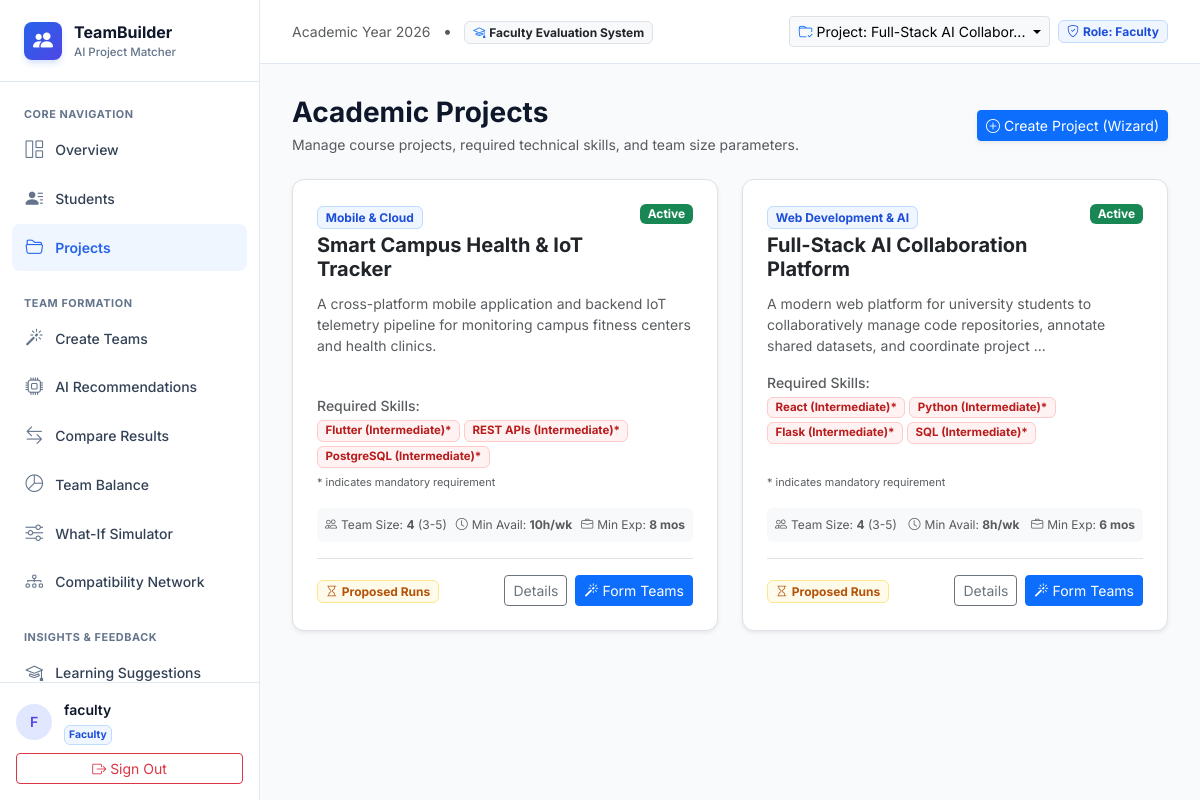
Screenshot of /projects (signed in) with the database file from the repository.
### app/models.py (models this page shows, shortened)
class User(db.Model):
    __tablename__ = 'users'
    id = db.Column(db.Integer, primary_key=True)
    username = db.Column(db.String(80), unique=True, nullable=False, index=True)
    email = db.Column(db.String(120), unique=True, nullable=False, index=True)
    password_hash = db.Column(db.String(255), nullable=False)
    role = db.Column(db.String(20), nullable=False, default='student')  # 'student', 'faculty', 'admin'
    created_at = db.Column(db.DateTime, default=datetime.utcnow)
    student_profile = db.relationship('Student', backref='user', uselist=False, cascade='all, delete-orphan')
    audit_logs = db.relationship('AuditLog', backref='user', lazy='dynamic')
    def is_faculty(self):
        return self.role in ['faculty', 'admin']

class Project(db.Model):
    __tablename__ = 'projects'
    id = db.Column(db.Integer, primary_key=True)
    title = db.Column(db.String(150), nullable=False)
    description = db.Column(db.Text, nullable=False)
    domain = db.Column(db.String(100), default='Web Development')
    preferred_team_size = db.Column(db.Integer, default=4)
    min_team_size = db.Column(db.Integer, default=3)
    max_team_size = db.Column(db.Integer, default=5)
    min_experience_months = db.Column(db.Integer, default=0)
    min_availability_hours = db.Column(db.Integer, default=8)
    status = db.Column(db.String(30), default='Active')  # Draft, Active, Completed
    created_by_id = db.Column(db.Integer, db.ForeignKey('users.id', ondelete='SET NULL'), nullable=True)
    created_at = db.Column(db.DateTime, default=datetime.utcnow)
    required_skills = db.relationship('ProjectSkill', backref='project', cascade='all, delete-orphan')
    required_roles = db.relationship('ProjectRole', backref='project', cascade='all, delete-orphan')
    generation_runs = db.relationship('TeamGenerationRun', backref='project', cascade='all, delete-orphan', order_by='desc(TeamGenerationRun.created_at)')
    teams = db.relationship('Team', backref='project', cascade='all, delete-orphan')
    simulations = db.relationship('SimulationRun', backref='project', cascade='all, delete-orphan')

class ProjectSkill(db.Model):
    __tablename__ = 'project_skills'
    id = db.Column(db.Integer, primary_key=True)
    project_id = db.Column(db.Integer, db.ForeignKey('projects.id', ondelete='CASCADE'), nullable=False)
    skill_id = db.Column(db.Integer, db.ForeignKey('skills.id', ondelete='CASCADE'), nullable=False)
    min_proficiency = db.Column(db.String(20), default='Intermediate')
    min_proficiency_score = db.Column(db.Integer, default=2)
    is_mandatory = db.Column(db.Boolean, default=True)
    skill = db.relationship('Skill')

class Skill(db.Model):
    __tablename__ = 'skills'
    id = db.Column(db.Integer, primary_key=True)
    name = db.Column(db.String(80), unique=True, nullable=False, index=True)
    category = db.Column(db.String(50), default='General')  # Frontend, Backend, AI/ML, Database, DevOps, etc.

### app/routes/projects.py (the view)
@projects_bp.route('/projects')
@login_required
def index():
    projects = Project.query.order_by(Project.created_at.desc()).all()
    return render_template('projects/index.html', projects=projects)

### app/templates/projects/index.html (shortened to what this page needs)
{% extends "base.html" %}
{% block content %}
<div class="d-flex align-items-center justify-content-between mb-4">
    <div>
        <h3 class="fw-bold mb-1">Academic Projects</h3>
        <p class="text-muted small mb-0">Manage course projects, required technical skills, and team size parameters.</p>
    </div>
    {% if g.user.is_faculty() %}
    <a href="{{ url_for('projects.create') }}" class="btn btn-primary btn-sm d-flex align-items-center gap-1 shadow-sm">
        <i class="bi bi-plus-circle"></i> Create Project (Wizard)
    </a>
    {% endif %}
</div>
<div class="row g-4">
    {% for p in projects %}
    <div class="col-lg-6">
        <div class="card h-100 border shadow-sm">
            <div class="card-body p-4 d-flex flex-column">
                <div class="d-flex align-items-start justify-content-between mb-2">
                    <div>
                        <span class="badge badge-soft-primary mb-1">{{ p.domain }}</span>
                        <h5 class="fw-bold mb-1">
                            <a href="{{ url_for('projects.detail', id=p.id) }}" class="text-dark text-decoration-none">
                                {{ p.title }}
                            </a>
                        </h5>
                    </div>
                    <span class="badge {% if p.status == 'Active' %}bg-success{% else %}bg-secondary{% endif %}">
                        {{ p.status }}
                    </span>
                </div>
                <p class="text-muted small mb-3 flex-grow-1">
                    {{ p.description[:140] }}{% if p.description|length > 140 %}...{% endif %}
                </p>
                <div class="mb-3">
                    <span class="text-muted small fw-medium d-block mb-1">Required Skills:</span>
                    <div class="d-flex flex-wrap gap-1">
                        {% for ps in p.required_skills %}
                        <span class="badge {% if ps.is_mandatory %}badge-soft-danger{% else %}badge-soft-secondary{% endif %}" style="font-size: 0.72rem;">
                            {{ ps.skill.name }} ({{ ps.min_proficiency }}){% if ps.is_mandatory %}*{% endif %}
                        </span>
                        {% endfor %}
                    </div>
                    <span class="text-muted" style="font-size: 0.68rem;">* indicates mandatory requirement</span>
                </div>
                <div class="p-2 bg-light rounded d-flex justify-content-between align-items-center text-muted mb-3" style="font-size: 0.75rem;">
                    <span><i class="bi bi-people me-1"></i>Team Size: <strong>{{ p.preferred_team_size }}</strong> ({{ p.min_team_size }}-{{ p.max_team_size }})</span>
                    <span><i class="bi bi-clock me-1"></i>Min Avail: <strong>{{ p.min_availability_hours }}h/wk</strong></span>
                    <span><i class="bi bi-briefcase me-1"></i>Min Exp: <strong>{{ p.min_experience_months }} mos</strong></span>
                </div>
                <div class="border-top pt-3 d-flex align-items-center justify-content-between">
                    <div>
                        {% if p.generation_runs and p.generation_runs|length > 0 %}
                            {% if p.generation_runs[0].is_approved %}
                            <span class="badge badge-soft-success"><i class="bi bi-check-circle me-1"></i>Teams Finalized</span>
                            {% else %}
                            <span class="badge badge-soft-warning"><i class="bi bi-hourglass me-1"></i>Proposed Runs</span>
                            {% endif %}
                        {% else %}
                            <span class="badge bg-light text-muted border">No Teams Yet</span>
                        {% endif %}
                    </div>
                    <div class="d-flex gap-2">
                        <a href="{{ url_for('projects.detail', id=p.id) }}" class="btn btn-outline-secondary btn-sm">
                            Details
                        </a>
                        {% if g.user.is_faculty() %}
                        <a href="{{ url_for('teams.generate', project_id=p.id) }}" class="btn btn-primary btn-sm">
                            <i class="bi bi-magic me-1"></i>Form Teams
                        </a>
                        {% endif %}
                    </div>
                </div>
            </div>
        </div>
    </div>
    {% endfor %}
</div>
{% endblock %}

### app/templates/base.html (shortened to what this page needs)
<!DOCTYPE html>
<html lang="en">
<head>
    <link href="https://cdn.jsdelivr.net/npm/bootstrap@5.3.3/dist/css/bootstrap.min.css" rel="stylesheet">
    <link href="https://cdn.jsdelivr.net/npm/bootstrap-icons@1.11.3/font/bootstrap-icons.min.css" rel="stylesheet">
    <link rel="stylesheet" href="{{ url_for('static', filename='css/style.css') }}">
</head>
<body>
    {% if g.user %}
    <aside id="sidebar">
        <a href="{{ url_for('dashboard.index') }}" class="sidebar-brand">
            <div class="brand-icon">
                <i class="bi bi-people-fill"></i>
            </div>
            <div>
                <span class="brand-text">TeamBuilder</span>
                <span class="brand-subtext">AI Project Matcher</span>
            </div>
        </a>
        <div class="sidebar-nav">
            <div class="nav-section-title">Core Navigation</div>
            <a href="{{ url_for('dashboard.index') }}" class="sidebar-link {% if request.endpoint == 'dashboard.index' %}active{% endif %}">
                <i class="bi bi-grid-1x2"></i> Overview
            </a>
            {% if g.user.is_faculty() %}
            <a href="{{ url_for('students.index') }}" class="sidebar-link {% if 'students' in request.endpoint and request.endpoint != 'students.my_profile' %}active{% endif %}">
                <i class="bi bi-person-lines-fill"></i> Students
            </a>
            {% else %}
            <a href="{{ url_for('students.my_profile') }}" class="sidebar-link {% if request.endpoint == 'students.edit_profile' %}active{% endif %}">
                <i class="bi bi-person-badge"></i> My Profile
            </a>
            {% endif %}
            <a href="{{ url_for('projects.index') }}" class="sidebar-link {% if 'projects' in request.endpoint and 'generate' not in request.endpoint and 'compare' not in request.endpoint and 'balance' not in request.endpoint %}active{% endif %}">
                <i class="bi bi-folder2-open"></i> Projects
            </a>
            {% if g.user.is_faculty() %}
            <div class="nav-section-title mt-3">Team Formation</div>
            {% if nav_projects and nav_projects|length > 0 %}
            <a href="{{ url_for('teams.generate', project_id=nav_projects[0].id) }}" class="sidebar-link {% if 'teams.generate' in request.endpoint %}active{% endif %}">
                <i class="bi bi-magic"></i> Create Teams
            </a>
            {% else %}
            <a href="{{ url_for('projects.create') }}" class="sidebar-link">
                <i class="bi bi-magic"></i> Create Teams
            </a>
            {% endif %}
            <a href="{{ url_for('teams.ai_recommendations') }}" class="sidebar-link {% if request.endpoint == 'teams.ai_recommendations' %}active{% endif %}">
                <i class="bi bi-cpu"></i> AI Recommendations
            </a>
            <a href="{{ url_for('comparison.compare_default') }}" class="sidebar-link {% if 'comparison' in request.endpoint %}active{% endif %}">
                <i class="bi bi-arrow-left-right"></i> Compare Results
            </a>
            <a href="{{ url_for('balance.balance_default') }}" class="sidebar-link {% if 'balance' in request.endpoint %}active{% endif %}">
                <i class="bi bi-pie-chart"></i> Team Balance
            </a>
            <a href="{{ url_for('simulation.simulation_default') }}" class="sidebar-link {% if 'simulation' in request.endpoint %}active{% endif %}">
                <i class="bi bi-sliders"></i> What-If Simulator
            </a>
            <a href="{{ url_for('network.index') }}" class="sidebar-link {% if 'network' in request.endpoint %}active{% endif %}">
                <i class="bi bi-diagram-3"></i> Compatibility Network
            </a>
            {% endif %}
            <div class="nav-section-title mt-3">Insights & Feedback</div>
            <a href="{{ url_for('learning.learning_default') }}" class="sidebar-link {% if 'learning' in request.endpoint %}active{% endif %}">
                <i class="bi bi-mortarboard"></i> Learning Suggestions
            </a>
        </div>
        <div class="sidebar-footer">
            <div class="user-badge mb-2">
                <div class="avatar-circle">
                    {{ g.user.username[0]|upper }}
                </div>
                <div class="overflow-hidden">
                    <div class="fw-semibold text-truncate small">{{ g.user.username }}</div>
                    <div class="badge badge-soft-{{ 'primary' if g.user.is_faculty() else 'info' }} p-1" style="font-size: 0.65rem;">
                        {{ g.user.role|title }}
                    </div>
                </div>
            </div>
            <a href="{{ url_for('auth.logout') }}" class="btn btn-outline-danger btn-sm w-100 d-flex align-items-center justify-content-center gap-1">
                <i class="bi bi-box-arrow-right"></i> Sign Out
            </a>
        </div>
    </aside>
    {% endif %}
    <div id="main-wrapper" {% if not g.user %}style="margin-left: 0; width: 100%;"{% endif %}>
        {% if g.user %}
        <header class="top-navbar">
            <div class="d-flex align-items-center gap-3">
                <div class="page-header-title">
                    <span class="text-muted small">Academic Year 2026</span>
                    <span class="mx-2 text-muted">•</span>
                    <span class="badge bg-light text-dark border">
                        <i class="bi bi-mortarboard me-1 text-primary"></i>Faculty Evaluation System
                    </span>
                </div>
            </div>
            <div class="d-flex align-items-center gap-2">
                {% if nav_projects and nav_projects|length > 0 %}
                <div class="dropdown">
                    <button class="btn btn-light btn-sm border dropdown-toggle d-flex align-items-center gap-1" type="button" data-bs-toggle="dropdown">
                        <i class="bi bi-folder-check text-primary"></i>
                        <span>Project: {{ nav_projects[0].title[:22] }}...</span>
                    </button>
                </div>
                {% endif %}
                <span class="badge badge-soft-primary px-2 py-1">
                    <i class="bi bi-shield-check me-1"></i>Role: {{ g.user.role|title }}
                </span>
            </div>
        </header>
        {% endif %}
        <main class="content-container">
            {% block content %}{% endblock %}
        </main>
    </div>
</body>
</html>

### rows the page displays
User: user "F", user.username "faculty", user.role "Faculty"
Project: title "Full-Stack AI Collabor", domain "Web Development & AI", title "Full-Stack AI Collaboration Platform", status "Active", description "A modern web platform for university students to collaboratively manage code repositories, annotate shared datasets, and coordinate project", preferred_team_size "4", min_team_size "3", max_team_size "5", min_availability_hours "8", min_experience_months "6"
Project: domain "Mobile & Cloud", title "Smart Campus Health & IoT Tracker", status "Active", description "A cross-platform mobile application and backend IoT telemetry pipeline for monitoring campus fitness centers and health clinics.", preferred_team_size "4", min_team_size "3", max_team_size "5", min_availability_hours "10", min_experience_months "8"
ProjectSkill: skill.name "Flutter", min_proficiency "Intermediate"
ProjectSkill: skill.name "REST APIs", min_proficiency "Intermediate"
ProjectSkill: skill.name "PostgreSQL", min_proficiency "Intermediate"
ProjectSkill: skill.name "React", min_proficiency "Intermediate"
ProjectSkill: skill.name "Python", min_proficiency "Intermediate"
ProjectSkill: skill.name "Flask", min_proficiency "Intermediate"
ProjectSkill: skill.name "SQL", min_proficiency "Intermediate"
